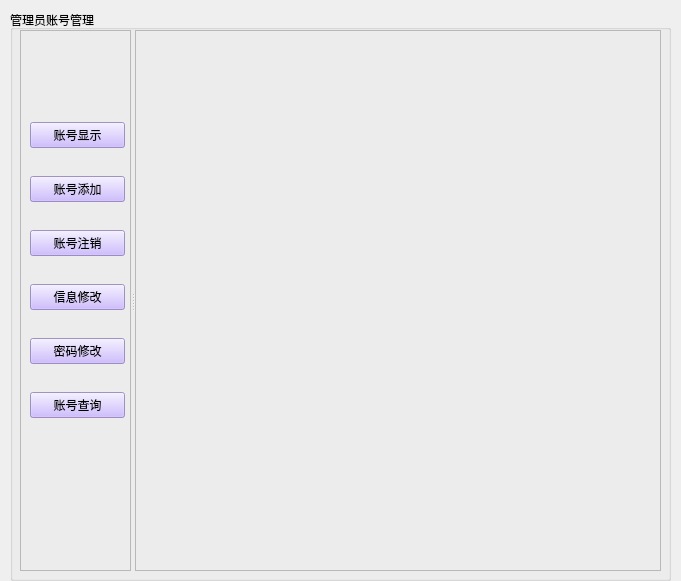
<?xml version="1.0" encoding="UTF-8"?>
<ui version="4.0">
 <class>Form</class>
 <widget class="QWidget" name="Form">
  <property name="geometry">
   <rect>
    <x>0</x>
    <y>0</y>
    <width>681</width>
    <height>581</height>
   </rect>
  </property>
  <property name="minimumSize">
   <size>
    <width>681</width>
    <height>581</height>
   </size>
  </property>
  <property name="maximumSize">
   <size>
    <width>681</width>
    <height>581</height>
   </size>
  </property>
  <property name="windowTitle">
   <string>Form</string>
  </property>
  <property name="styleSheet">
   <string notr="true">QFrame  {
	background-image: url();
}
QWidget  {
border-image:url();
}
QLabel {
border-image:url();
}
QPushButton {
border-image:url();
}
QLineEdit {
border-image:url();
}
QTableWidgrt  {
border-image:url();
}</string>
  </property>
  <widget class="QGroupBox" name="groupBox">
   <property name="geometry">
    <rect>
     <x>10</x>
     <y>10</y>
     <width>661</width>
     <height>571</height>
    </rect>
   </property>
   <property name="styleSheet">
    <string notr="true"/>
   </property>
   <property name="title">
    <string>管理员账号管理</string>
   </property>
   <widget class="QSplitter" name="splitter">
    <property name="geometry">
     <rect>
      <x>10</x>
      <y>20</y>
      <width>641</width>
      <height>541</height>
     </rect>
    </property>
    <property name="orientation">
     <enum>Qt::Horizontal</enum>
    </property>
    <widget class="QFrame" name="frame">
     <property name="minimumSize">
      <size>
       <width>111</width>
       <height>541</height>
      </size>
     </property>
     <property name="maximumSize">
      <size>
       <width>111</width>
       <height>541</height>
      </size>
     </property>
     <property name="styleSheet">
      <string notr="true"/>
     </property>
     <property name="frameShape">
      <enum>QFrame::StyledPanel</enum>
     </property>
     <property name="frameShadow">
      <enum>QFrame::Raised</enum>
     </property>
     <widget class="QWidget" name="layoutWidget">
      <property name="geometry">
       <rect>
        <x>10</x>
        <y>70</y>
        <width>95</width>
        <height>341</height>
       </rect>
      </property>
      <layout class="QVBoxLayout" name="verticalLayout">
       <item>
        <widget class="QPushButton" name="btn_show">
         <property name="styleSheet">
          <string notr="true">background-color: rgb(194, 170, 255,200);
</string>
         </property>
         <property name="text">
          <string>账号显示</string>
         </property>
        </widget>
       </item>
       <item>
        <widget class="QPushButton" name="btn_insert">
         <property name="styleSheet">
          <string notr="true">background-color: rgb(194, 170, 255,200);
</string>
         </property>
         <property name="text">
          <string>账号添加</string>
         </property>
        </widget>
       </item>
       <item>
        <widget class="QPushButton" name="btn_delete">
         <property name="styleSheet">
          <string notr="true">background-color: rgb(194, 170, 255,200);
</string>
         </property>
         <property name="text">
          <string>账号注销</string>
         </property>
        </widget>
       </item>
       <item>
        <widget class="QPushButton" name="btn_msg_modify">
         <property name="styleSheet">
          <string notr="true">background-color: rgb(194, 170, 255,200);
</string>
         </property>
         <property name="text">
          <string>信息修改</string>
         </property>
        </widget>
       </item>
       <item>
        <widget class="QPushButton" name="btn_psw_modify">
         <property name="styleSheet">
          <string notr="true">background-color: rgb(194, 170, 255,200);
</string>
         </property>
         <property name="text">
          <string>密码修改</string>
         </property>
        </widget>
       </item>
       <item>
        <widget class="QPushButton" name="btn_query">
         <property name="styleSheet">
          <string notr="true">background-color: rgb(194, 170, 255,200);
</string>
         </property>
         <property name="text">
          <string>账号查询</string>
         </property>
        </widget>
       </item>
      </layout>
     </widget>
    </widget>
    <widget class="QFrame" name="frame_2">
     <property name="styleSheet">
      <string notr="true">QFrame  {
	background-image: url();
}
QWidget  {
border-image:url();
}
QLabel {
border-image:url();
}
QPushButton {
border-image:url();
}
QLineEdit {
border-image:url();
}
QTableWidgrt  {
border-image:url();
}</string>
     </property>
     <property name="frameShape">
      <enum>QFrame::StyledPanel</enum>
     </property>
     <property name="frameShadow">
      <enum>QFrame::Raised</enum>
     </property>
    </widget>
   </widget>
  </widget>
 </widget>
 <resources/>
 <connections/>
</ui>
